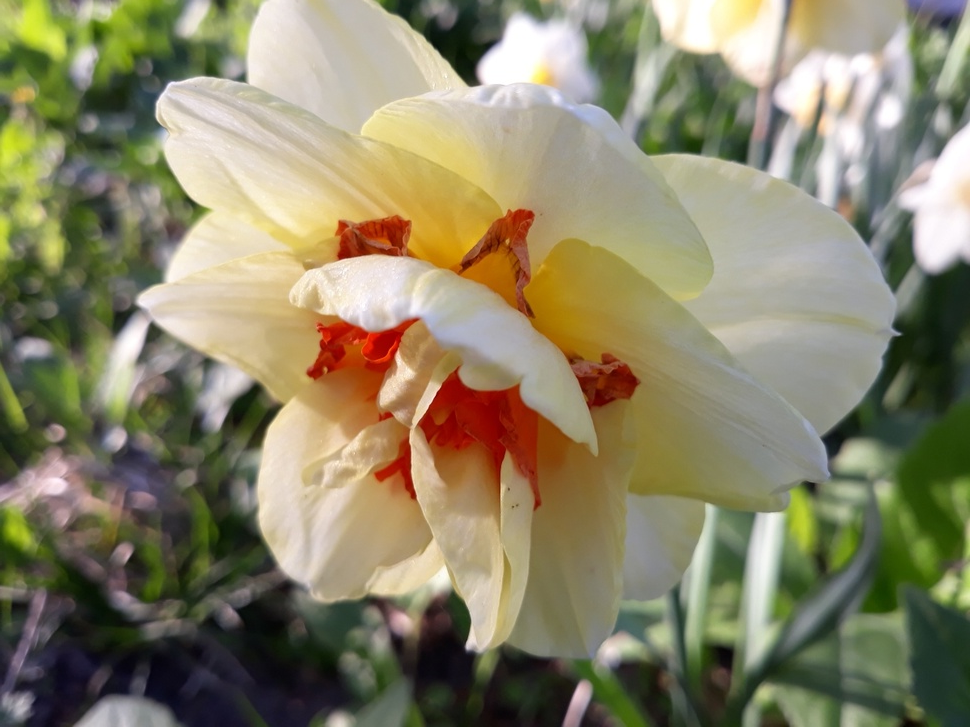
#> input picture Lesson60/narcissus1.jpg, 970 x 727 px, shrunk from 1200 x 900 before the run
$ jupyter execute --allow-errors dz60.ipynb
#> lines starting #> are read from the running program, lines starting #| are printed output that depends on the picture
## Фільтри виділення кордонів

### Завдання:

 1.	Завантажте зображення та застосуйте до нього фільтр Собеля для виділення вертикальних та горизонтальних границь. Відобразіть результат.
 2.	Реалізуйте фільтр Canny для виділення границь на зображенні. Візьміть зображення з попереднього завдання. Відобразіть результат
 3.	Застосуйте фільтр Робертса для виділення границь на зображенні. Візьміть зображення з попереднього завдання. Відобразіть результат.
 4.	Порівняйте результати фільтрів Собеля, Кенні та Робертса для виділення границь на зображенні. Обгрунтуйте висновки.

## Розв'язок

[cell 1]
import cv2
import numpy as np
import matplotlib.pyplot as plt

[cell 2]
img = cv2.imread('narcissus1.jpg')
#> img is the input picture: shape (727, 970, 3); mean B, G, R 103.5, 131.5, 137

### 1. Фільтр Sobel

[cell 3]
# Конвертуємо зображення
gray = cv2.cvtColor(img, cv2.COLOR_BGR2GRAY)
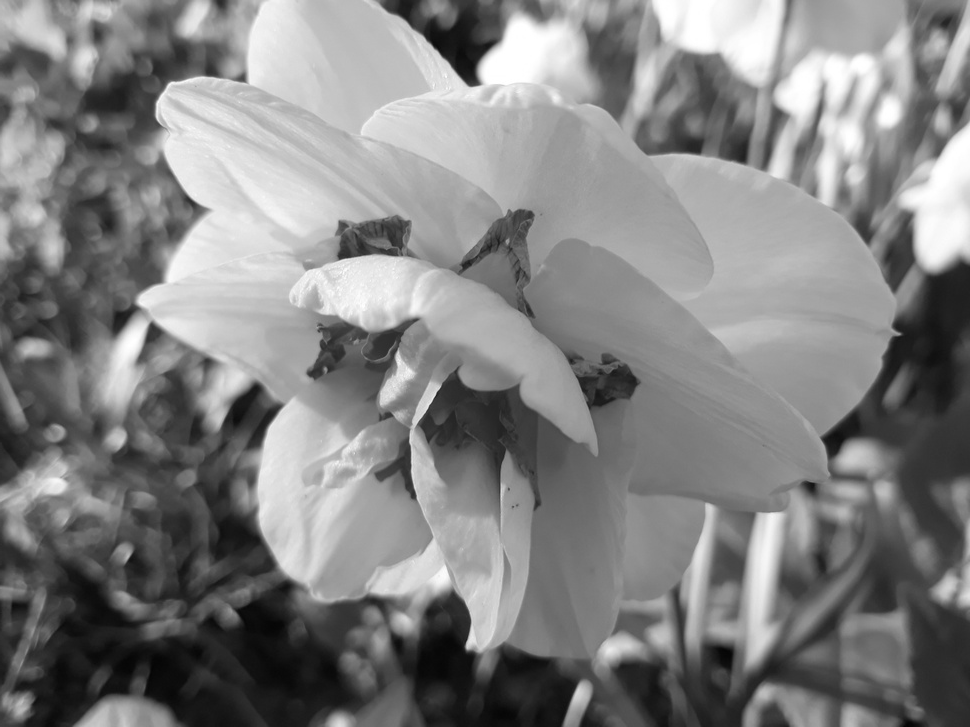
#> gray: shape (727, 970); min 5, max 255, mean 129.9

[cell 4]
# Визначаємо фільтри
kernel_x = np.array([[-1, 0, 1], [-2, 0, 2], [-1, 0, 1]])
kernel_y = np.array([[-1, -2, -1], [0, 0, 0], [1, 2, 1]])

[cell 5]
sobel_x = cv2.filter2D(gray, -1, kernel_x)
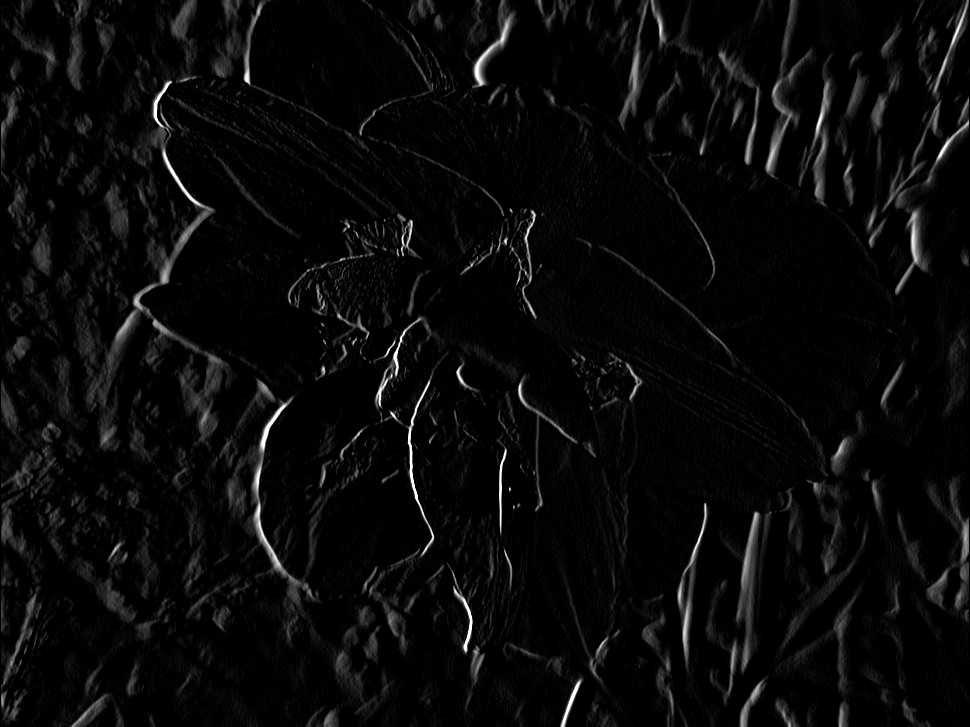
#> sobel_x: shape (727, 970); min 0, max 255, mean 9.5
sobel_y = cv2.filter2D(gray, -1, kernel_y)
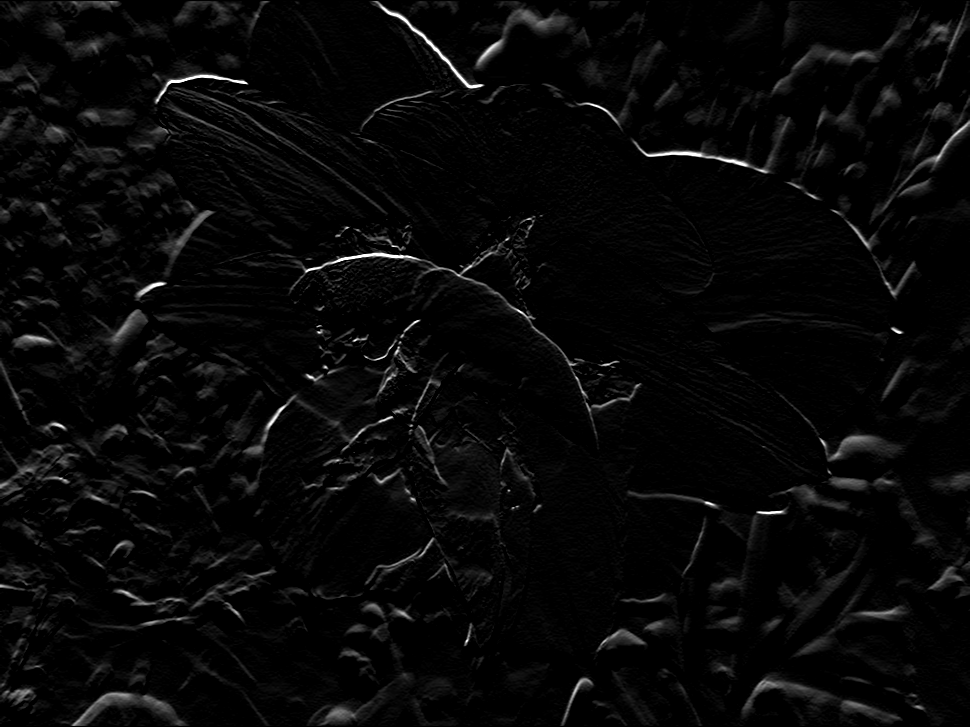
#> sobel_y: shape (727, 970); min 0, max 255, mean 7.8
sobel = sobel_x + sobel_y
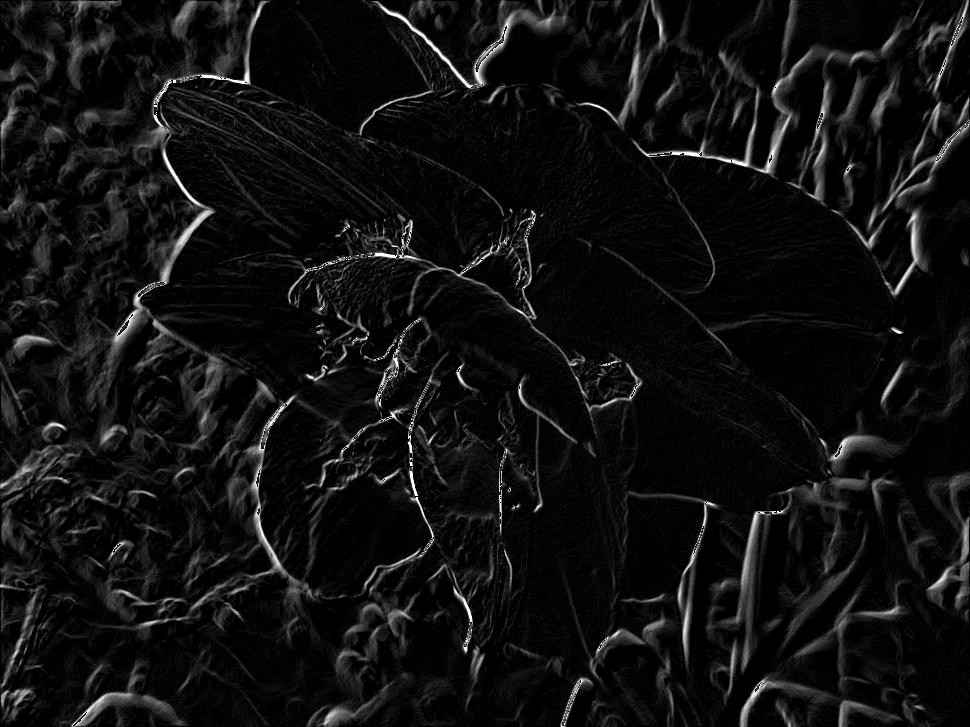
#> sobel: shape (727, 970); min 0, max 255, mean 16.5

[cell 6]
# Порівнюємо зображення
img1 = cv2.cvtColor(img, cv2.COLOR_BGR2RGB)
sobel1 = cv2.cvtColor(sobel, cv2.COLOR_BGR2RGB)
list_images = [img1, sobel1]

# Візуалізація
fig = plt.figure(figsize=(15, 15))
#> (the rest of this cell did not finish here and is left out)

### 2. Фільтр Canny

[cell 7]
# Конвертуємо зображення
gray = cv2.cvtColor(img, cv2.COLOR_BGR2GRAY)

[cell 8]
# Застосовуємо фільтр Canny
canny = cv2.Canny(gray, 50, 150)
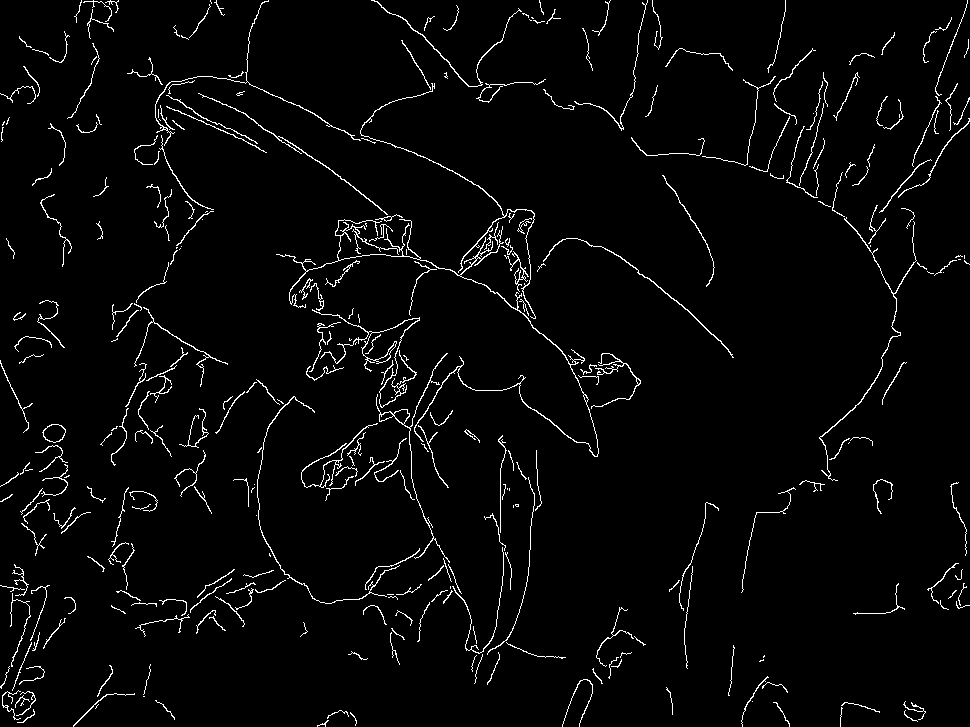
#> canny: shape (727, 970); 3.1% white in thin lines or dots

[cell 9]
# Порівнюємо зображення
img1 = cv2.cvtColor(img, cv2.COLOR_BGR2RGB)
canny1 = cv2.cvtColor(canny, cv2.COLOR_BGR2RGB)
#> canny1: shape (727, 970, 3); 3.1% white in thin lines or dots
list_images = [img1, canny1]

# Візуалізація
fig = plt.figure(figsize=(15, 15))
#> (the rest of this cell did not finish here and is left out)

### 3. Фільтр Roberts

[cell 10]
# Конвертуємо зображення
gray = cv2.cvtColor(img, cv2.COLOR_BGR2GRAY)

[cell 11]
# Створення ядер для фільтра Робертса
kernelx = np.array([[-1, 0], [0, 1]], dtype=np.float32)
kernely = np.array([[0, -1], [1, 0]], dtype=np.float32)

[cell 12]
# Застосування фільтра Робертса до зображення
gx = cv2.filter2D(gray, -1, kernelx)
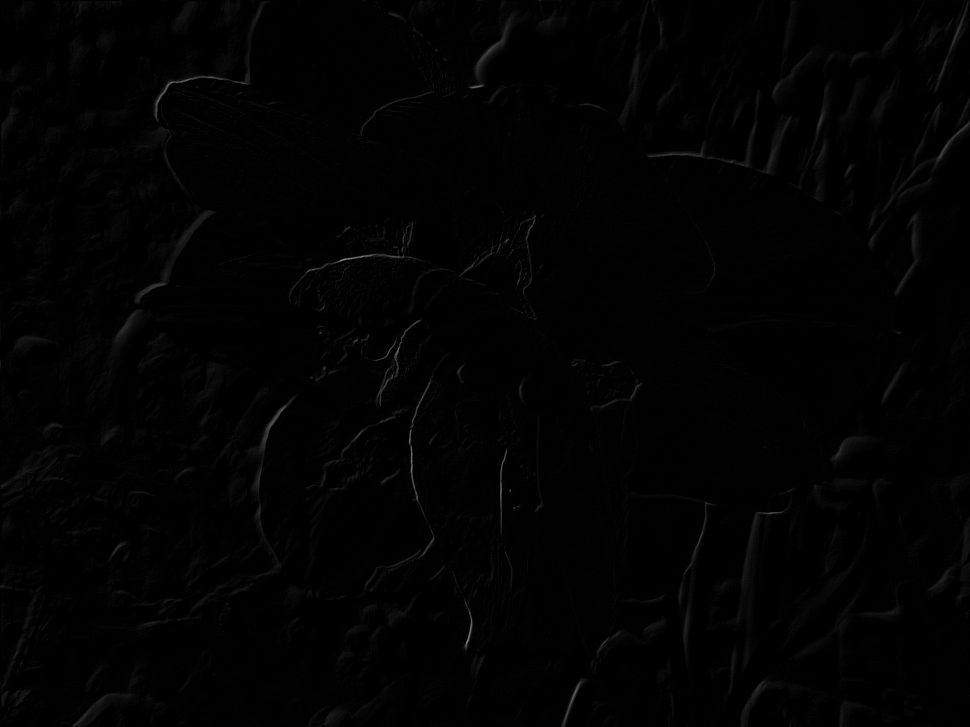
#> gx: shape (727, 970); min 0, max 141, mean 1.7
gy = cv2.filter2D(gray, -1, kernely)
g = gx + gy

[cell 13]
# Порівнюємо зображення
img1 = cv2.cvtColor(img, cv2.COLOR_BGR2RGB)
g1 = cv2.cvtColor(g, cv2.COLOR_BGR2RGB)
list_images = [img1, g1]

# Візуалізація
fig = plt.figure(figsize=(15, 15))
#> (the rest of this cell did not finish here and is left out)
